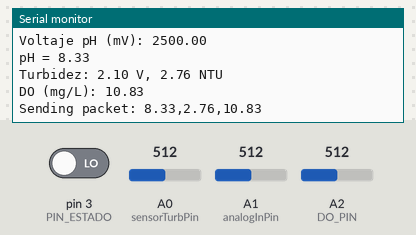
The sketch below on a simulated Arduino Uno, built with avr-gcc and run on an emulated ATmega328P. Parts: the last lines printed to the serial monitor. Inputs (shaded band) come from the test bench; at power-on: pin 3 (PIN_ESTADO) LOW, A0 (sensorTurbPin) = 512, A1 (analogInPin) = 512, A2 (DO_PIN) = 512. No radio packets arrive unless stated.

Above: at 1.2 s.
1.3 s: pin 3 (PIN_ESTADO) driven HIGH
4.3 s: A0 (sensorTurbPin) set to 716
At 4.47 s:
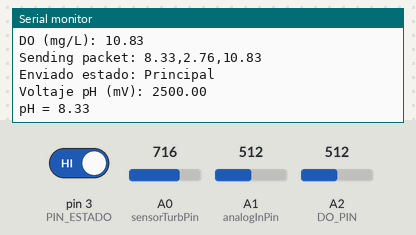
5.8 s: A1 (analogInPin) set to 716
At 7.09 s:
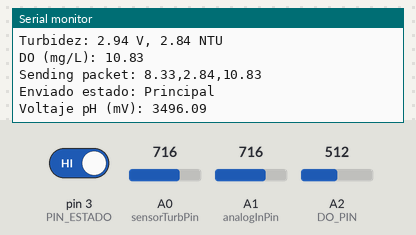
7.3 s: A2 (DO_PIN) set to 716
At 8.2 s:
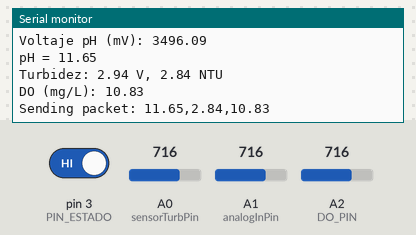
8.8 s: A0 (sensorTurbPin) set to 810
At 8.8 s:
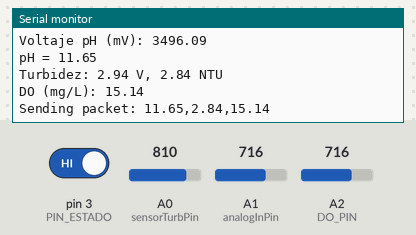
10.3 s: A1 (analogInPin) set to 810
At 12.3 s:
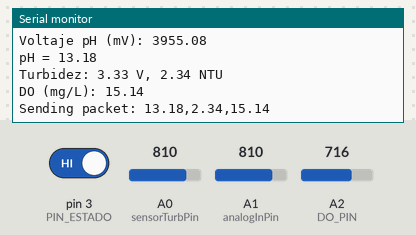
Timing chart, 0 to 12.8 s (numbered marks = the images above; inputs shaded):
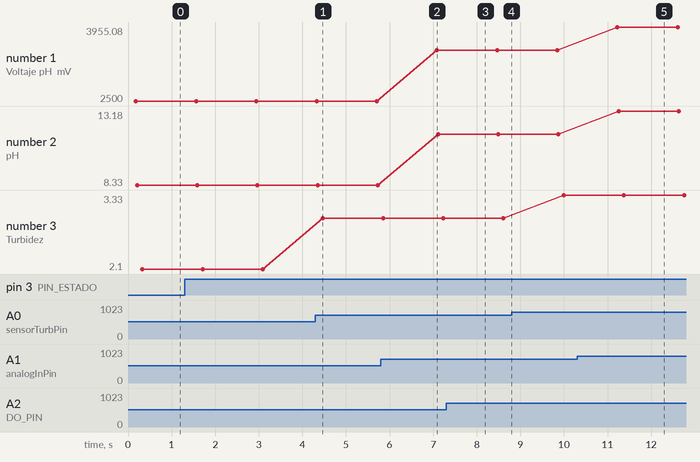

Measured:
- after the input at 5.8 s, the serial monitor: prints a new line after 1.3 s (image 2)
- after the input at 10.3 s, the serial monitor: prints a new line after 0.93 s (image 5)
- plotted number 1: 2500 → 3496.09 after the input at 5.8 s, 3496.09 → 3955.08 after the input at 10.3 s
- plotted number 2: 8.33 → 11.65 after the input at 5.8 s, 11.65 → 13.18 after the input at 10.3 s
- plotted number 3: 2.1 → 2.94 after the input at 4.3 s, 2.94 → 3.33 after the input at 8.8 s

The sketch:

EMITTER_CODE.ino
```cpp
// Example for emissor
// Written by AquaCare IoT
// Last Update 14.05.2025
// More info: https://aquacare-iot.web.app/index.html

// REQUIRES the following Arduino libraries:
// - LoRa (by Sandeep Mistry): https://github.com/sandeepmistry/arduino-LoRa


#include <Arduino.h>
#include <SPI.h>
#include <LoRa.h>

// Pines LoRa
#define ss   10
#define rst  9
#define dio0 2
#define sck  13
#define miso 12
#define mosi 11

// Pin de estado digital
#define PIN_ESTADO 3

// Pines y calibración pH
const int analogInPin = A1;
int bufPH[10];
unsigned long inValue;
const float pH1 = 4.0;
const float pH2 = 7.0;
const float V1  = 1200.0;         // mV en pH1
const float V2  = 2100.0;         // mV en pH2

// Pin turbidez
const int sensorTurbPin = A0;

// Pines y calibración DO
#define DO_PIN A2
#define VREF 4200    // VREF en mV
#define ADC_RES 1024 // Resolución ADC

// Modo calibración: 0 = single-point, 1 = two-point
#define TWO_POINT_CALIBRATION 1

#define READ_TEMP 25 // Temperatura actual en °C (o función sensor)

// Valores de calibración
#define CAL1_V 1600 // mV en CAL1
#define CAL1_T 25   // °C en CAL1
#define CAL2_V 1300 // mV en CAL2
#define CAL2_T 15   // °C en CAL2

const uint16_t DO_Table[41] = {
  14460,14220,13820,13440,13090,12740,12420,12110,11810,11530,
  11260,11010,10770,10530,10300,10080,9860,9660,9460,9270,
  9080,8900,8730,8570,8410,8250,8110,7960,7820,7690,
  7560,7430,7300,7180,7070,6950,6840,6730,6630,6530,6410
};

// Prototipos
float readPH();
float readTurbidity();
int16_t readDO(uint32_t voltage_mv, uint8_t temperature_c);
void sendData(float PH, float ntu, float do_mgL);
float round_to_dp(float in_value, int decimal_place);

void setup() {
  pinMode(PIN_ESTADO, INPUT);
  Serial.begin(9600);
  while (!Serial);

  // Inicialización LoRa
  LoRa.setPins(ss, rst, dio0);
  while (!LoRa.begin(433E6)) {
    Serial.print(".");
    delay(500);
  }
  // Parámetros avanzados
  LoRa.setTxPower(20);
  LoRa.setSpreadingFactor(12);
  LoRa.setSignalBandwidth(125E3);
  LoRa.setCodingRate4(8);
  LoRa.setSyncWord(0xC8);
  LoRa.enableCrc();
  Serial.println("\nLoRa listo");

}

void loop() {
  // Leer estado digital
  int estado = digitalRead(PIN_ESTADO);
  String estadoEmisor = (estado == HIGH) ? "Principal" : "Backup";
  LoRa.beginPacket();
  LoRa.print(estadoEmisor);
  LoRa.endPacket();
  Serial.print("Enviado estado: ");
  Serial.println(estadoEmisor);

  // Leer sensores
  float PH = readPH();
  float ntu = readTurbidity();
    // Leer DO
  uint8_t temp = (uint8_t)READ_TEMP;
  uint16_t raw = analogRead(DO_PIN);
  uint32_t voltage = (uint32_t)VREF * raw / ADC_RES;
  int16_t do_raw = readDO(voltage, temp);
  float DO_mgL = do_raw / 1000.0;

  Serial.print("DO (mg/L): ");
  Serial.println(DO_mgL, 2);

  // Enviar datos
  sendData(PH, ntu, DO_mgL);

  delay(1000);
}

float readPH() {
  for (int i = 0; i < 10; i++) {
    bufPH[i] = analogRead(analogInPin);
    delay(10);
  }
  // Ordenar
  for (int i = 0; i < 9; i++) {
    for (int j = i + 1; j < 10; j++) {
      if (bufPH[i] > bufPH[j]) {
        int tmp = bufPH[i];
        bufPH[i] = bufPH[j];
        bufPH[j] = tmp;
      }
    }
  }
  // Promediar sin extremos
  inValue = 0;
  for (int i = 2; i < 8; i++) inValue += bufPH[i];

  // ADC → mV
  float voltage = inValue * 5.0 / 1024.0 / 6.0 * 1000.0;
  Serial.print("Voltaje pH (mV): ");
  Serial.println(voltage);

  // Calibración lineal
  float m = (pH2 - pH1) / (V2 - V1);
  float b = pH1 - m * V1;
  float phValue = m * voltage + b;
  Serial.print("pH = ");
  Serial.println(phValue, 2);
  delay(20);
  return phValue;
}

float readTurbidity() {
  float sum = 0;
  for (int i = 0; i < 800; i++) {
    sum += (analogRead(sensorTurbPin) / 1023.0) * 4.2;
  }
  float volt = round_to_dp(sum / 800.0, 2);
  float ntu;
  if (volt < 2.1) {
    ntu = 3000.0;
  } else {
    float a = -1120.4 * volt * volt + 5742.3 * volt - 4353.8;
    ntu = (a /1000);
  }
  Serial.print("Turbidez: ");
  Serial.print(volt);
  Serial.print(" V, ");
  Serial.print(ntu);
  Serial.println(" NTU");
  delay(10);
  return ntu;
}

int16_t readDO(uint32_t voltage_mv, uint8_t temperature_c) {
#if TWO_POINT_CALIBRATION == 0
  uint16_t Vsat = CAL1_V + 35 * temperature_c - CAL1_T * 35;
#else
  int16_t Vsat = (int16_t)((int8_t)temperature_c - CAL2_T) * (CAL1_V - CAL2_V) / (CAL1_T - CAL2_T) + CAL2_V;
#endif
  uint16_t table_val = DO_Table[temperature_c];
  return (voltage_mv * table_val) / Vsat;
}

void sendData(float PH, float ntu, float do_mgL) {
  if (isnan(PH) || isnan(ntu) || isnan(do_mgL)) {
    Serial.println("¡Lectura fallida de sensores!");
    return;
  }
  String data = String(PH, 2) + "," + String(ntu, 2) + "," + String(do_mgL, 2);
  LoRa.beginPacket();
  LoRa.print(data);
  LoRa.endPacket();
  Serial.print("Sending packet: ");
  Serial.println(data);
}

float round_to_dp(float in_value, int decimal_place) {
  float mult = pow(10.0, decimal_place);
  return round(in_value * mult) / mult;
}
```
